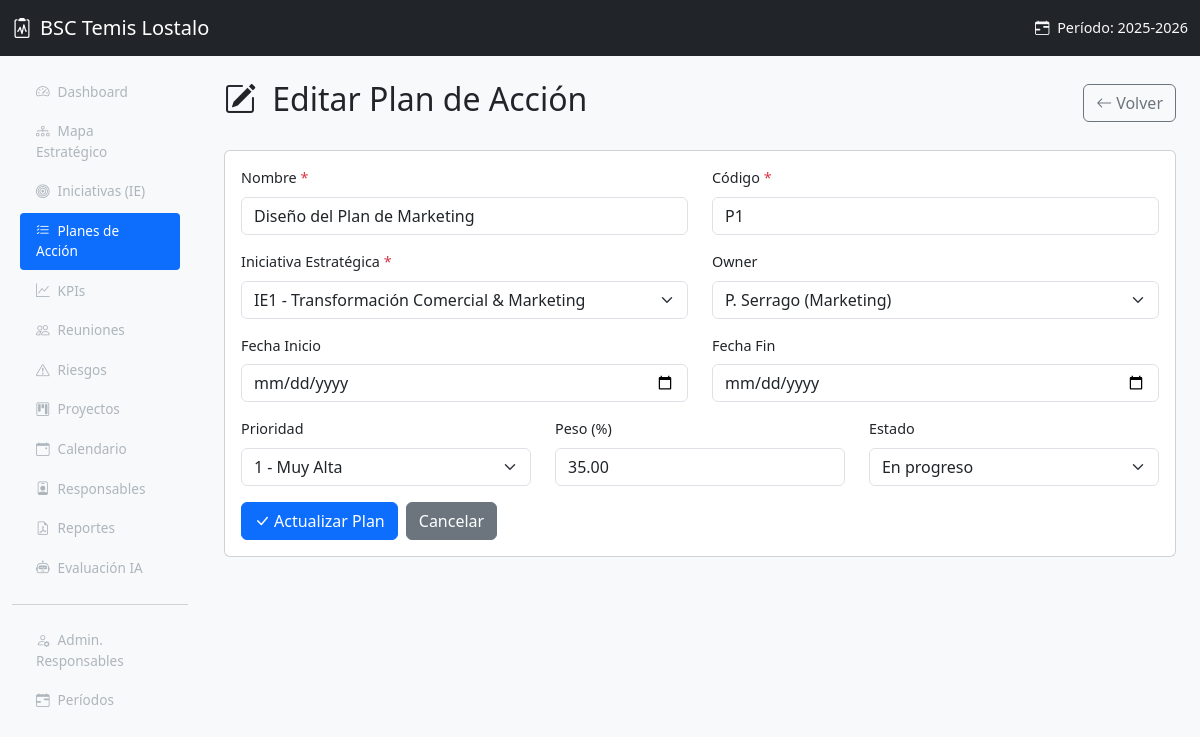
/index.php?page=planes&action=editar&id=1, run on the app's committed database.
### tables this page shows
CREATE TABLE periodos_estrategicos (
    id INT AUTO_INCREMENT PRIMARY KEY,
    nombre VARCHAR(100) NOT NULL,
    fecha_inicio DATE NOT NULL,
    fecha_fin DATE NOT NULL,
    activo TINYINT(1) DEFAULT 0,
    created_at TIMESTAMP DEFAULT CURRENT_TIMESTAMP
);

CREATE TABLE planes_accion (
    id INT AUTO_INCREMENT PRIMARY KEY,
    iniciativa_id INT NOT NULL,
    periodo_id INT DEFAULT NULL,
    codigo VARCHAR(10) NOT NULL,
    nombre VARCHAR(200) NOT NULL,
    owner VARCHAR(100) DEFAULT NULL,
    fecha_inicio DATE DEFAULT NULL,
    fecha_fin DATE DEFAULT NULL,
    avance INT DEFAULT 0,
    prioridad INT DEFAULT 1,
    peso DECIMAL(5,2) DEFAULT 0,
    estado ENUM('pendiente','en_progreso','completado','cancelado') DEFAULT 'pendiente',
    created_at TIMESTAMP DEFAULT CURRENT_TIMESTAMP,
    FOREIGN KEY (iniciativa_id) REFERENCES iniciativas_estrategicas(id) ON DELETE CASCADE,
    FOREIGN KEY (periodo_id) REFERENCES periodos_estrategicos(id) ON DELETE SET NULL
);

CREATE TABLE iniciativas_estrategicas (
    id INT AUTO_INCREMENT PRIMARY KEY,
    perspectiva_id INT NOT NULL,
    periodo_id INT DEFAULT NULL,
    codigo VARCHAR(10) NOT NULL,
    nombre VARCHAR(200) NOT NULL,
    descripcion TEXT,
    orden INT NOT NULL DEFAULT 0,
    FOREIGN KEY (perspectiva_id) REFERENCES perspectivas(id) ON DELETE CASCADE,
    FOREIGN KEY (periodo_id) REFERENCES periodos_estrategicos(id) ON DELETE SET NULL
);

CREATE TABLE responsables (
    id INT AUTO_INCREMENT PRIMARY KEY,
    nombre VARCHAR(100) NOT NULL,
    cargo VARCHAR(100) DEFAULT NULL,
    activo TINYINT(1) DEFAULT 1,
    created_at TIMESTAMP DEFAULT CURRENT_TIMESTAMP
);

### includes/functions.php (called while the page is built, shortened)
<?php
function sanitize($input) {
    return htmlspecialchars(trim($input), ENT_QUOTES, 'UTF-8');
}
function activeNav($page, $current) {
    return ($page === $current) ? 'active' : '';
}
function getPeriodoActivo($pdo) {
    $stmt = $pdo->query("SELECT * FROM periodos_estrategicos WHERE activo = 1 LIMIT 1");
    return $stmt->fetch();
}

### models/Iniciativa.php (called while the page is built, shortened)
<?php
require_once __DIR__ . '/../config/database.php';
require_once __DIR__ . '/../includes/functions.php';
class Iniciativa {
    static function getAll($pdo) {
        $stmt = $pdo->query("
            SELECT ie.*, p.nombre AS perspectiva_nombre, p.color AS perspectiva_color
            FROM iniciativas_estrategicas ie
            JOIN perspectivas p ON p.id = ie.perspectiva_id
            ORDER BY ie.orden
        ");
        return $stmt->fetchAll();
    }
}

### models/Responsable.php (called while the page is built, shortened)
<?php
require_once __DIR__ . '/../config/database.php';
require_once __DIR__ . '/../includes/functions.php';
class Responsable {
    static function getAll($pdo) {
        $stmt = $pdo->query("SELECT * FROM responsables WHERE activo = 1 ORDER BY nombre");
        return $stmt->fetchAll();
    }
}

### views/planes/form.php (the view, shortened to what this page needs)
<?php
require_once __DIR__ . '/../../models/Iniciativa.php';
require_once __DIR__ . '/../../models/Responsable.php';
$iniciativas = Iniciativa::getAll($pdo);
$responsables = Responsable::getAll($pdo);
$plan = null;
if ($id) {
    $stmt = $pdo->prepare("SELECT * FROM planes_accion WHERE id = ?");
    $stmt->execute([$id]);
    $plan = $stmt->fetch();
}
$esEdicion = ($plan !== null);
require_once __DIR__ . '/../layout/header.php';
?>
<div class="d-flex justify-content-between align-items-center mb-4">
    <h2>
        <i class="bi bi-<?= $esEdicion ? 'pencil-square' : 'plus-circle' ?> me-2"></i>
        <?= $esEdicion ? 'Editar Plan de Acción' : 'Nuevo Plan de Acción' ?>
    </h2>
    <a href="<?= BASE_URL ?>index.php?page=planes" class="btn btn-outline-secondary">
        <i class="bi bi-arrow-left me-1"></i>Volver
    </a>
</div>
<div class="card">
    <div class="card-body">
        <form method="POST" action="<?= BASE_URL ?>index.php?page=planes&action=guardar">
            <div class="row mb-3">
                <div class="col-md-6">
                    <label for="nombre" class="form-label">Nombre <span class="text-danger">*</span></label>
                    <input type="text" class="form-control" id="nombre" name="nombre"
                           value="<?= $esEdicion ? sanitize($plan['nombre']) : '' ?>" required>
                </div>
                <div class="col-md-6">
                    <label for="codigo" class="form-label">Código <span class="text-danger">*</span></label>
                    <input type="text" class="form-control" id="codigo" name="codigo"
                           value="<?= $esEdicion ? sanitize($plan['codigo']) : '' ?>" required
                           placeholder="Ej: P1, P2...">
                </div>
            </div>
            <div class="row mb-3">
                <div class="col-md-6">
                    <label for="iniciativa_id" class="form-label">Iniciativa Estratégica <span class="text-danger">*</span></label>
                    <select class="form-select" id="iniciativa_id" name="iniciativa_id" required>
                        <?php foreach ($iniciativas as $ie): ?>
                            <option value="<?= $ie['id'] ?>"
                                <?= ($esEdicion && $plan['iniciativa_id'] == $ie['id']) ? 'selected' : '' ?>>
                                <?= sanitize($ie['codigo']) ?> - <?= sanitize($ie['nombre']) ?>
                            </option>
                        <?php endforeach; ?>
                    </select>
                </div>
                <div class="col-md-6">
                    <label for="owner" class="form-label">Owner</label>
                    <select class="form-select" id="owner" name="owner">
                        <?php foreach ($responsables as $resp): ?>
                            <option value="<?= sanitize($resp['nombre']) ?>"
                                <?= ($esEdicion && ($plan['owner'] ?? '') === $resp['nombre']) ? 'selected' : '' ?>>
                                <?= sanitize($resp['nombre']) ?><?= $resp['cargo'] ? ' (' . sanitize($resp['cargo']) . ')' : '' ?>
                            </option>
                        <?php endforeach; ?>
                    </select>
                </div>
            </div>
            <div class="row mb-3">
                <div class="col-md-6">
                    <label for="fecha_inicio" class="form-label">Fecha Inicio</label>
                    <input type="date" class="form-control" id="fecha_inicio" name="fecha_inicio"
                           value="<?= $esEdicion ? sanitize($plan['fecha_inicio'] ?? '') : '' ?>">
                </div>
                <div class="col-md-6">
                    <label for="fecha_fin" class="form-label">Fecha Fin</label>
                    <input type="date" class="form-control" id="fecha_fin" name="fecha_fin"
                           value="<?= $esEdicion ? sanitize($plan['fecha_fin'] ?? '') : '' ?>">
                </div>
            </div>
            <div class="row mb-3">
                <div class="col-md-4">
                    <label for="prioridad" class="form-label">Prioridad</label>
                    <?php $prioridadActual = $esEdicion ? (int)$plan['prioridad'] : 3; ?>
                    <select class="form-select" id="prioridad" name="prioridad">
                        <option value="1" <?= $prioridadActual === 1 ? 'selected' : '' ?>>1 - Muy Alta</option>
                    </select>
                </div>
                <div class="col-md-4">
                    <label for="peso" class="form-label">Peso (%)</label>
                    <input type="number" class="form-control" id="peso" name="peso"
                           value="<?= $esEdicion ? sanitize($plan['peso']) : '0' ?>"
                           min="0" max="100" step="0.01">
                </div>
                <div class="col-md-4">
                    <label for="estado" class="form-label">Estado</label>
                    <select class="form-select" id="estado" name="estado">
                        <?php
                        $estados = ['pendiente' => 'Pendiente', 'en_progreso' => 'En progreso', 'completado' => 'Completado', 'cancelado' => 'Cancelado'];
                        foreach ($estados as $val => $label):
                        ?>
                            <option value="<?= $val ?>"
                                <?= ($esEdicion && $plan['estado'] === $val) ? 'selected' : '' ?>>
                                <?= $label ?>
                            </option>
                        <?php endforeach; ?>
                    </select>
                </div>
            </div>
            <div class="d-flex gap-2">
                <button type="submit" class="btn btn-primary">
                    <i class="bi bi-check-lg me-1"></i><?= $esEdicion ? 'Actualizar' : 'Crear' ?> Plan
                </button>
                <a href="<?= BASE_URL ?>index.php?page=planes" class="btn btn-secondary">Cancelar</a>
            </div>
        </form>
    </div>
</div>
<?php require_once __DIR__ . '/../layout/footer.php'; ?>

### views/layout/header.php (shortened to what this page needs)
<!DOCTYPE html>
<html lang="es">
<head>
    <link href="https://cdn.jsdelivr.net/npm/bootstrap@5.3.3/dist/css/bootstrap.min.css" rel="stylesheet">
    <link href="https://cdn.jsdelivr.net/npm/bootstrap-icons@1.11.3/font/bootstrap-icons.min.css" rel="stylesheet">
    <link href="<?= BASE_URL ?>assets/css/style.css" rel="stylesheet">
</head>
<body>
    <nav class="navbar navbar-dark bg-dark fixed-top">
        <div class="container-fluid">
            <a class="navbar-brand d-flex align-items-center" href="<?= BASE_URL ?>">
                <i class="bi bi-clipboard2-pulse me-2"></i>
                BSC Temis Lostalo
            </a>
            <?php if ($periodoActivo): ?>
                <span class="navbar-text text-light">
                    <i class="bi bi-calendar-range me-1"></i>
                    Período: <?= sanitize($periodoActivo['nombre']) ?>
                </span>
            <?php endif; ?>
        </div>
    </nav>
    <div class="container-fluid">
        <div class="row">
            <nav id="sidebar" class="col-md-2 d-md-block sidebar offcanvas-md offcanvas-start">
                <div class="offcanvas-body position-sticky pt-3">
                    <ul class="nav flex-column">
                        <li class="nav-item">
                            <a class="nav-link <?= activeNav('dashboard', $page) ?>" href="<?= BASE_URL ?>index.php?page=dashboard">
                                <i class="bi bi-speedometer2 me-2"></i>Dashboard
                            </a>
                        </li>
                        <li class="nav-item">
                            <a class="nav-link <?= activeNav('mapa', $page) ?>" href="<?= BASE_URL ?>index.php?page=mapa">
                                <i class="bi bi-diagram-3 me-2"></i>Mapa Estratégico
                            </a>
                        </li>
                        <li class="nav-item">
                            <a class="nav-link <?= activeNav('iniciativas', $page) ?>" href="<?= BASE_URL ?>index.php?page=iniciativas">
                                <i class="bi bi-bullseye me-2"></i>Iniciativas (IE)
                            </a>
                        </li>
                        <li class="nav-item">
                            <a class="nav-link <?= activeNav('planes', $page) ?>" href="<?= BASE_URL ?>index.php?page=planes">
                                <i class="bi bi-list-check me-2"></i>Planes de Acción
                            </a>
                        </li>
                        <li class="nav-item">
                            <a class="nav-link <?= activeNav('kpis', $page) ?>" href="<?= BASE_URL ?>index.php?page=kpis">
                                <i class="bi bi-graph-up me-2"></i>KPIs
                            </a>
                        </li>
                        <li class="nav-item">
                            <a class="nav-link <?= activeNav('reuniones', $page) ?>" href="<?= BASE_URL ?>index.php?page=reuniones">
                                <i class="bi bi-people me-2"></i>Reuniones
                            </a>
                        </li>
                        <li class="nav-item">
                            <a class="nav-link <?= activeNav('riesgos', $page) ?>" href="<?= BASE_URL ?>index.php?page=riesgos">
                                <i class="bi bi-exclamation-triangle me-2"></i>Riesgos
                            </a>
                        </li>
                        <li class="nav-item">
                            <a class="nav-link <?= activeNav('proyectos', $page) ?>" href="<?= BASE_URL ?>index.php?page=proyectos">
                                <i class="bi bi-kanban me-2"></i>Proyectos
                            </a>
                        </li>
                        <li class="nav-item">
                            <a class="nav-link <?= activeNav('calendario', $page) ?>" href="<?= BASE_URL ?>index.php?page=calendario">
                                <i class="bi bi-calendar-event me-2"></i>Calendario
                            </a>
                        </li>
                        <li class="nav-item">
                            <a class="nav-link <?= activeNav('responsables', $page) ?>" href="<?= BASE_URL ?>index.php?page=responsables">
                                <i class="bi bi-person-badge me-2"></i>Responsables
                            </a>
                        </li>
                        <li class="nav-item">
                            <a class="nav-link <?= activeNav('reportes', $page) ?>" href="<?= BASE_URL ?>index.php?page=reportes">
                                <i class="bi bi-file-earmark-pdf me-2"></i>Reportes
                            </a>
                        </li>
                        <li class="nav-item">
                            <a class="nav-link <?= activeNav('evaluacion', $page) ?>" href="<?= BASE_URL ?>index.php?page=evaluacion">
                                <i class="bi bi-robot me-2"></i>Evaluación IA
                            </a>
                        </li>
                        <hr class="text-muted">
                        <li class="nav-item">
                            <a class="nav-link <?= activeNav('admin_responsables', $page) ?>" href="<?= BASE_URL ?>index.php?page=admin_responsables">
                                <i class="bi bi-person-gear me-2"></i>Admin. Responsables
                            </a>
                        </li>
                        <li class="nav-item">
                            <a class="nav-link <?= activeNav('periodos', $page) ?>" href="<?= BASE_URL ?>index.php?page=periodos">
                                <i class="bi bi-calendar-range me-2"></i>Períodos
                            </a>
                        </li>
                    </ul>
                </div>
            </nav>
            <main class="col-md-10 ms-sm-auto px-md-4 main-content">

### assets/css/style.css (style rules this page uses)
body { font-size: 0.9rem; background-color: #f8f9fa; }
.main-content { margin-top: 56px; padding-top: 1.5rem; padding-bottom: 2rem; }
.sidebar { background-color: #212529; min-height: calc(100vh - 56px); margin-top: 56px; padding-top: 0; }
.sidebar .nav-link { color: #adb5bd; padding: 0.5rem 1rem; border-radius: 0.25rem; margin: 0.1rem 0.5rem; font-size: 0.85rem; }
.sidebar .nav-link.active { color: #fff; background-color: #0d6efd; }
.sidebar .nav-link i { width: 20px; text-align: center; }

### data on the page
periodos_estrategicos: nombre "2025-2026"
planes_accion: nombre "Diseño del Plan de Marketing", codigo "P1", iniciativa_id "IE1 - Transformación Comercial & Marketing", owner "P. Serrago (Marketing)", prioridad "1 - Muy Alta", peso "35.00", estado "En progreso"
